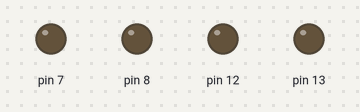
Bench run of a sketch on a simulated Arduino Uno, built with avr-gcc and run on an emulated ATmega328P. Parts: output pins drawn as LEDs (lit = HIGH).

Above: at 1.0 s.
At 2.5 s:
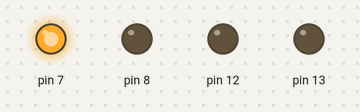
At 5.5 s:
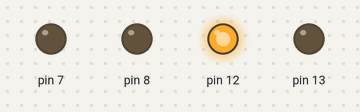
At 10.5 s:
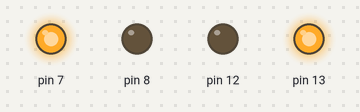
At 14.5 s:
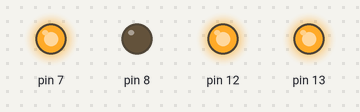
At 19.5 s:
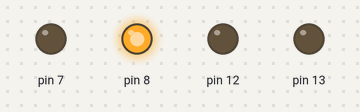
Timing chart, 0 to 20.8 s (numbered marks = the images above):
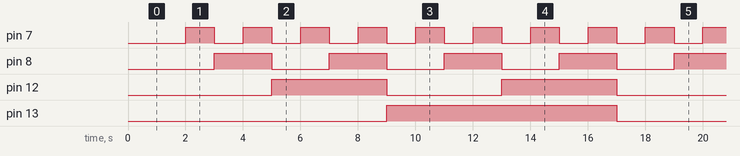

The sketch:

LED_Bit4_Display.ino
```cpp
int bitnumber[4];
int count = 0;

void setup() {
  // put your setup code here, to run once:
  pinMode(7 , OUTPUT);
  pinMode(8 , OUTPUT);
  pinMode(12 , OUTPUT);
  pinMode(13 , OUTPUT);
}

void loop() {
  for(int i = 0 ; i < 16 ; i++){
    count = i;
    for(int j = 0 ; j < 4 ; j++){
      bitnumber[j] = count % 2;
      count = count / 2;
    }
    delay(1000);
    if(bitnumber[0] == 1){
        digitalWrite(7, HIGH);
    }else{
      digitalWrite(7, LOW);
    }

    if(bitnumber[1] == 1){
        digitalWrite(8, HIGH);
    }else{
      digitalWrite(8, LOW);
    }

    if(bitnumber[2] == 1){
        digitalWrite(12, HIGH);
    }else{
      digitalWrite(12, LOW);
    }

    if(bitnumber[3] == 1){
        digitalWrite(13, HIGH);
    }else{
      digitalWrite(13, LOW);
    }
  }
}
```

Measured:
- by itself, pin 7: alternates HIGH for 1.0 s and LOW for 1.0 s
- by itself, pin 8: alternates HIGH for 2.0 s and LOW for 2.0 s
- by itself, pin 12: alternates HIGH for 4.0 s and LOW for 4.0 s
- by itself, pin 13: alternates HIGH for 8.0 s and LOW for 8.0 s
